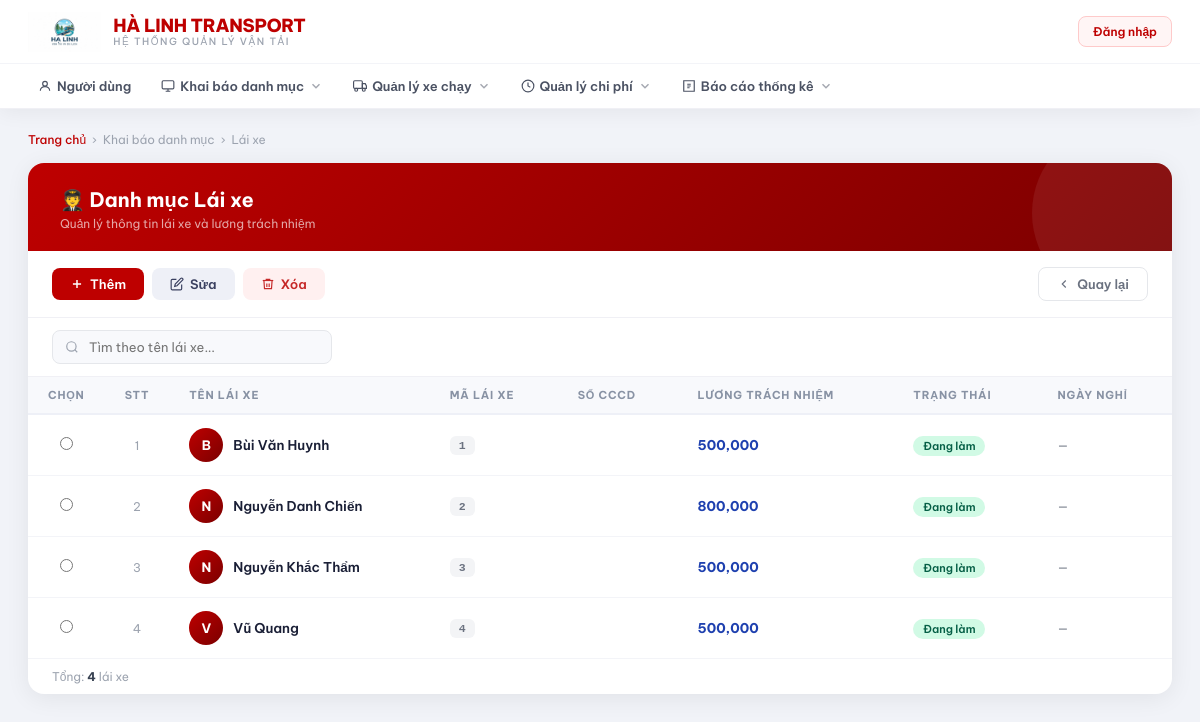
The page /danh_muc_lai_xe.php (signed in) on the database its author committed.
### tables this page shows
CREATE TABLE `danh_muc_lai_xe` (
  `id` int(11) NOT NULL,
  `ma_lai_xe` varchar(20) NOT NULL,
  `ten_lai_xe` varchar(100) NOT NULL,
  `so_cccd` varchar(20) DEFAULT NULL,
  `luong_trach_nhiem` decimal(15,2) DEFAULT 0.00,
  `da_nghi` tinyint(1) DEFAULT 0,
  `ngay_nghi` date DEFAULT NULL
);

### danh_muc_lai_xe.php (the view, shortened to what this page needs)
<?php
include 'conn.php';
$result = $conn->query("SELECT * FROM danh_muc_lai_xe ORDER BY id ASC");
$rows = [];
while ($row = $result->fetch_assoc()) $rows[] = $row;
?>
<!DOCTYPE html>
<html lang="vi">
<head>
</head>
<body>
<?php include 'navbar.php'; ?>
<div class="page-wrapper">
    <div class="breadcrumb">
        <a href="index.php">Trang chủ</a>
        <span>›</span>
        <span>Khai báo danh mục</span>
        <span>›</span>
        <span>Lái xe</span>
    </div>
    <div class="card">
        <div class="card-header">
            <h1>🧑‍✈️ Danh mục Lái xe</h1>
            <p>Quản lý thông tin lái xe và lương trách nhiệm</p>
        </div>
        <div class="toolbar">
            <button class="btn btn-primary" onclick="openModal('form_lai_xe.php?action=add','THÊM MỚI LÁI XE')">
                <svg width="14" height="14" fill="none" stroke="currentColor" stroke-width="2.5" viewBox="0 0 24 24"><path d="M12 5v14M5 12h14"/></svg>
                Thêm
            </button>
            <button class="btn btn-secondary" onclick="editSelected()">
                <svg width="14" height="14" fill="none" stroke="currentColor" stroke-width="2" viewBox="0 0 24 24"><path d="M11 4H4a2 2 0 0 0-2 2v14a2 2 0 0 0 2 2h14a2 2 0 0 0 2-2v-7"/><path d="M18.5 2.5a2.121 2.121 0 0 1 3 3L12 15l-4 1 1-4 9.5-9.5z"/></svg>
                Sửa
            </button>
            <button class="btn btn-danger" onclick="deleteSelected()">
                <svg width="14" height="14" fill="none" stroke="currentColor" stroke-width="2" viewBox="0 0 24 24"><polyline points="3 6 5 6 21 6"/><path d="M19 6l-1 14H6L5 6"/><path d="M10 11v6M14 11v6"/><path d="M9 6V4h6v2"/></svg>
                Xóa
            </button>
            <a href="index.php" class="btn btn-ghost">
                <svg width="14" height="14" fill="none" stroke="currentColor" stroke-width="2" viewBox="0 0 24 24"><path d="M15 18l-6-6 6-6"/></svg>
                Quay lại
            </a>
        </div>
        <div class="search-wrap">
            <input type="text" class="search-input" id="searchInput" placeholder="Tìm theo tên lái xe..." oninput="filterRows()">
        </div>
        <div class="table-wrap">
            <table id="driverTable">
                <thead>
                    <tr>
                        <th>Chọn</th>
                        <th>STT</th>
                        <th>Tên lái xe</th>
                        <th>Mã lái xe</th>
                        <th>Số CCCD</th>
                        <th>Lương trách nhiệm</th>
                        <th>Trạng thái</th>
                        <th>Ngày nghỉ</th>
                    </tr>
                </thead>
                <tbody id="tableBody">
                <?php if (empty($rows)): ?>
                <tr><td colspan="8"><div class="empty">Chưa có lái xe nào</div></td></tr>
                <?php else: $stt = 1; foreach ($rows as $row):
                    $initial = strtoupper(mb_substr($row['ten_lai_xe'], 0, 1));
                    $daNghi = !empty($row['da_nghi']) && $row['da_nghi'];
                ?>
                <tr onclick="selectRow(this, <?= $row['id'] ?>)">
                    <td><input type="radio" name="driver_id" value="<?= $row['id'] ?>" onclick="event.stopPropagation(); selectRow(this.closest('tr'), <?= $row['id'] ?>)"></td>
                    <td><?= $stt++ ?></td>
                    <td>
                        <div class="driver-cell">
                            <div class="driver-avatar"><?= $initial ?></div>
                            <span class="driver-name"><?= htmlspecialchars($row['ten_lai_xe']) ?></span>
                        </div>
                    </td>
                    <td><span class="code-badge"><?= htmlspecialchars($row['ma_lai_xe']) ?></span></td>
                    <td><?= htmlspecialchars($row['so_cccd'] ?? '') ?></td>
                    <td><span class="salary"><?= number_format($row['luong_trach_nhiem']) ?></span></td>
                    <td>
                        <?php if ($daNghi): ?>
                            <span class="badge-nghi">Đã nghỉ</span>
                        <?php else: ?>
                            <span class="badge-active">Đang làm</span>
                        <?php endif; ?>
                    </td>
                    <td><span class="date-text"><?= $row['ngay_nghi'] ? date('d/m/Y', strtotime($row['ngay_nghi'])) : '—' ?></span></td>
                </tr>
                <?php endforeach; endif; ?>
                </tbody>
            </table>
        </div>
        <div class="table-footer">
            <span>Tổng: <strong id="rowCount"><?= count($rows) ?></strong> lái xe</span>
        </div>
    </div>
</div>
</body>
</html>

### danh_muc_lai_xe.php (style rules this page uses)
*, *::before, *::after { box-sizing: border-box; margin: 0; padding: 0; }
body { font-family: 'Be Vietnam Pro', sans-serif; background: #f1f3f8; color: #1a1f36; min-height: 100vh; }
.page-wrapper { margin: 24px 28px; padding: 0 0 40px; }
.breadcrumb { display: flex; align-items: center; gap: 6px; margin-bottom: 16px; font-size: 12px; color: #9ca3af; }
.breadcrumb a { color: #be0000; text-decoration: none; font-weight: 500; }
.card { background: #fff; border-radius: 16px; box-shadow: 0 4px 24px rgba(0,0,0,.07); overflow: hidden; }
.card-header { background: linear-gradient(135deg, #be0000 0%, #7b0000 100%); padding: 24px 32px 20px; position: relative; overflow: hidden; }
.card-header::after { content: ''; position: absolute; right: -40px; top: -40px; width: 180px; height: 180px; border-radius: 50%; background: rgba(255,255,255,.07); }
.card-header h1 { color: #fff; font-size: 20px; font-weight: 700; position: relative; }
.card-header p { color: rgba(255,255,255,.65); font-size: 12px; margin-top: 4px; position: relative; }
.toolbar { display: flex; gap: 8px; padding: 16px 24px; border-bottom: 1px solid #f0f0f5; flex-wrap: wrap; align-items: center; }
.btn { display: inline-flex; align-items: center; gap: 6px; padding: 8px 18px; border-radius: 8px; font-family: inherit; font-size: 13px; font-weight: 600; cursor: pointer; border: none; transition: all .18s; text-decoration: none; }
.btn-primary { background: #be0000; color: #fff; }
.btn-secondary { background: #eef0f7; color: #3a4060; }
.btn-danger { background: #fff0f0; color: #c62828; }
.btn-ghost { background: transparent; color: #6b7280; border: 1px solid #e5e7eb; margin-left: auto; }
.search-wrap { padding: 12px 24px; border-bottom: 1px solid #f0f0f5; }
.search-input { width: 280px; padding: 8px 14px 8px 36px; border: 1px solid #e5e7eb; border-radius: 8px; font-family: inherit; font-size: 13px; color: #374151; transition: border-color .15s, box-shadow .15s; }
.table-wrap { overflow-x: auto; }
table { width: 100%; border-collapse: collapse; }
thead tr { background: #f8f9fc; border-bottom: 2px solid #eef0f7; }
th { padding: 11px 20px; text-align: left; font-size: 11px; font-weight: 700; text-transform: uppercase; letter-spacing: .8px; color: #8892a4; }
th:first-child, th:nth-child(2) { width: 52px; text-align: center; }
tbody tr { border-bottom: 1px solid #f3f4f8; transition: background .12s; cursor: pointer; }
tbody tr:last-child { border-bottom: none; }
td { padding: 13px 20px; font-size: 13.5px; color: #374151; }
td:first-child, td:nth-child(2) { text-align: center; }
td:nth-child(2) { color: #9ca3af; font-size: 12px; }
.driver-cell { display: flex; align-items: center; gap: 10px; }
.driver-avatar { width: 34px; height: 34px; border-radius: 50%; background: linear-gradient(135deg, #be0000, #7b0000); color: #fff; font-size: 13px; font-weight: 700; display: flex; align-items: center; justify-content: center; flex-shrink: 0; }
.driver-name { font-weight: 600; color: #1a1f36; }
.code-badge { display: inline-block; padding: 3px 9px; border-radius: 6px; background: #f3f4f6; color: #6b7280; font-size: 11.5px; font-weight: 600; font-family: monospace; }
.salary { font-weight: 700; color: #1e40af; }
.badge-active { background: #d1fae5; color: #065f46; padding: 3px 10px; border-radius: 20px; font-size: 11px; font-weight: 600; }
.date-text { font-size: 12.5px; color: #6b7280; }
.table-footer { padding: 10px 24px; border-top: 1px solid #f3f4f8; font-size: 12px; color: #9ca3af; display: flex; justify-content: space-between; align-items: center; }
.table-footer strong { color: #374151; }

### navbar.php (style rules this page uses)
*, *::before, *::after { box-sizing: border-box; }

### rows shown on the page
danh_muc_lai_xe: ten_lai_xe "B", ten_lai_xe "Bùi Văn Huynh", ma_lai_xe "1", luong_trach_nhiem "500,000", da_nghi "Đang làm"
danh_muc_lai_xe: ten_lai_xe "N", ten_lai_xe "Nguyễn Danh Chiến", ma_lai_xe "2", luong_trach_nhiem "800,000", da_nghi "Đang làm"
danh_muc_lai_xe: ten_lai_xe "N", ten_lai_xe "Nguyễn Khắc Thẩm", ma_lai_xe "3", luong_trach_nhiem "500,000", da_nghi "Đang làm"
danh_muc_lai_xe: ten_lai_xe "V", ten_lai_xe "Vũ Quang", ma_lai_xe "4", luong_trach_nhiem "500,000", da_nghi "Đang làm"

### other values the page prints
count($rows) "4"
